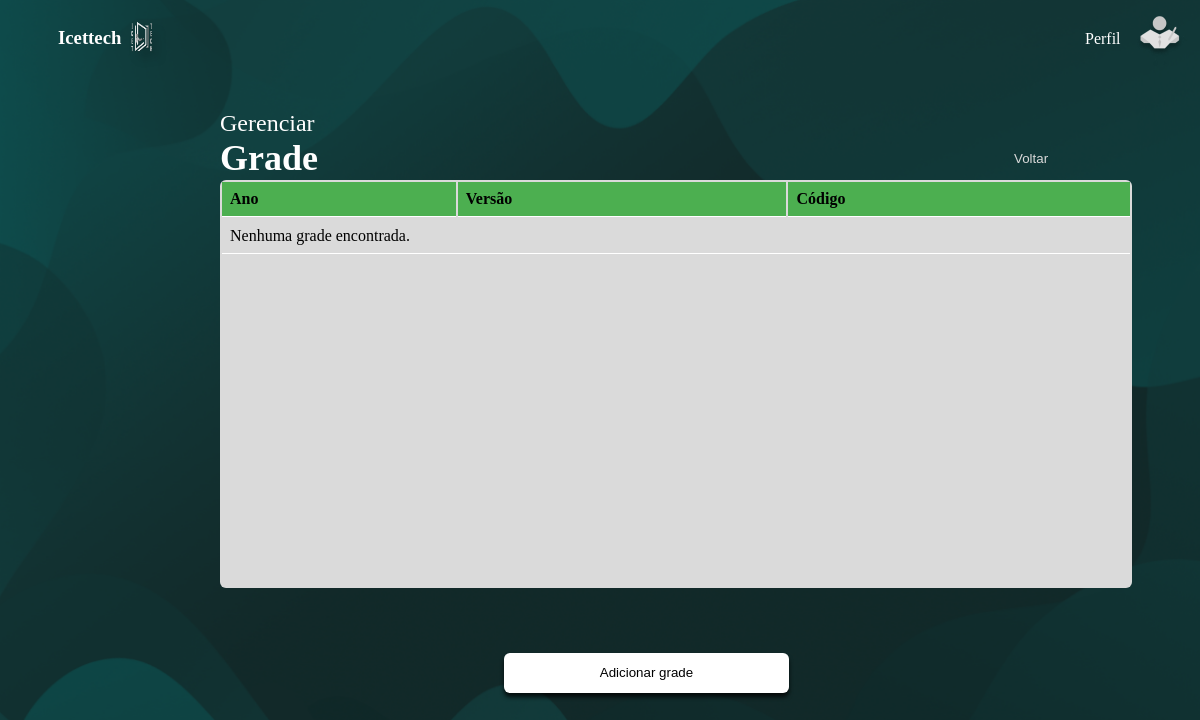
The page /gerenciamento/grade/ on the database as committed earlier.
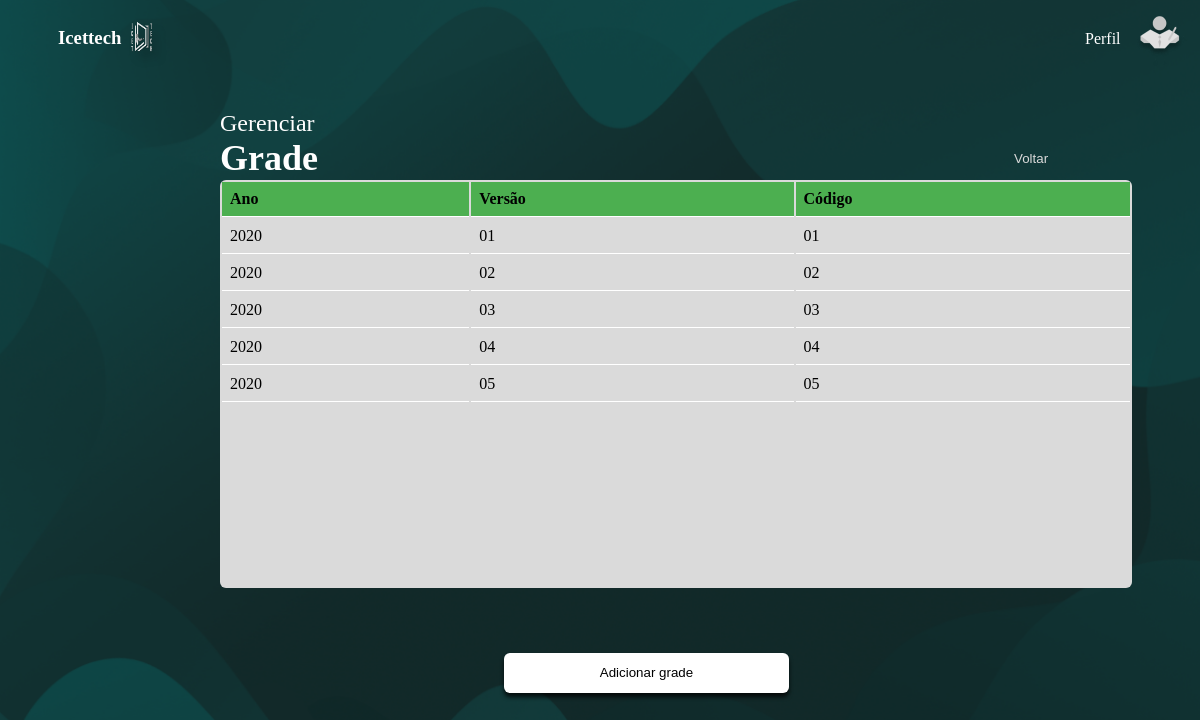
The same page on the database as committed later.
### Grade/models.py (models this page shows, shortened)
class Grade(models.Model):
    id_grade = models.AutoField(primary_key=True)
    ano = models.IntegerField(null=False)
    versao = models.CharField(max_length=12)
    codigo = models.CharField(max_length=6)
    curso = models.ForeignKey(Curso, on_delete=models.CASCADE)

### Administrador/views.py (the view)
# urls.py: path('gerenciamento/grade/', gerennciamento.gerenciamentograde, name='gerenciamentograde'),
    def gerenciamentograde(request):
        grade = Grade.objects.all()
        return render(request, 'G_grade.html', {'grade': grade})

### Administrador/templates/G_grade.html (shortened to what this page needs)
{% load static %}
<!DOCTYPE html>
<html lang="en">
  <head>
    <link rel="stylesheet" href="{% static 'css/gerenciargrad.css' %}" />
  </head>
  <body>
    <header class="header-conteiner">
      <div class="header-left">
        <h3 class="nomeLogo">Icettech</h3>
        <img
          class="logotipo2"
          src="{% static 'imagens/LogoicettechPB.png' %}"
          alt=""
        />
      </div>
    </header>
    <nav class="navegação">
      <div class="links">
        <p>Perfil</p>
        <a href="{% url 'perfil' %}"
          ><img src="{% static 'imagens/Iconesprofessor2.png' %}" alt=""
        /></a>
      </div>
    </nav>
    <section>
      <div class="title">
        <p>Gerenciar</p>
        <h1>Grade</h1>
      </div>
      <div class="conteiner">
        <div class= "table-wrapper">
          <table>
            <tbody id="tbody">
              <tr>
                <th>Ano</th>
                <th>Versão</th>
                <th>Código</th>
              </tr>
                {% for grade in grade %}
              <tr>
                  <td>{{ grade.ano }}</td>
                  <td>{{ grade.versao }}</td>
                  <td>{{ grade.codigo }}</td>
              </tr>
                {% empty %}
              <tr>
                  <td colspan="3">Nenhuma grade encontrada.</td>
              </tr>
                {% endfor %}
            </tbody>
          </table>
        </div>
      </div>
      <div>
        <button class="button_back" onclick="voltar()">Voltar</button>
      </div>
    </section>
    <div class="button-Ad">
      <a href="{% url 'cadastrargrade' %}"><button>Adicionar grade</button></a>
    </div>
  </body>
</html>

### static/css/gerenciargrad.css (style rules this page uses)
body { background-image: url(../imagens/Background2.png); background-repeat: no-repeat; background-size: 100vw 100%; height: 100vh; overflow-y: hidden; font-style: normal; }
.logotipo2 { position: absolute; width: 24px; height: 34px; left: 130px; top: 20px; filter: drop-shadow(6px 8px 4px rgba(0, 0, 0, 0.25)); border-radius: 1px; }
.header-left { display: flex; align-items: center; }
.navegação { display: flex; position: absolute; left: 90%; top: 1px; }
.links p, .links a { display: inline-block; vertical-align: middle; margin: 0; color: white; }
.links { margin: 5px; color: white; cursor: pointer; }
.nomeLogo { margin-left: 50px; color: white; }
.title { position: absolute; font-size: 24px; margin-bottom: 20px; color: white; left: 160px; top: 110px; }
.title p, .title h1 { margin: 0; }
.title { position: absolute; font-size: 24px; margin-bottom: 20px; color: white; left: 220px; top: 110px; }
.conteiner { position: absolute; top: 180px; left: 220px; box-sizing: border-box; width: 76%; height: 50%; background-color: #dadada; border: 1px; border-radius: 6px; }
.button_back { position: absolute; left: 84%; top: 150px; background-color: transparent; border: none; color: #dadada; cursor: pointer; }
.button-Ad { position: absolute; top: 80%; left: 42%; }
.button-Ad button { background: white; box-shadow: 0px 4px 4px rgba(0, 0, 0, 0.76); border-radius: 6px; border: none; width: 285px; height: 40px; }
table { width: 100%; }
th, td { padding: 8px; text-align: left; border-bottom: 1px solid white; }
th { background-color: #4caf50; }
.table-wrapper { max-height: 100%; overflow-y: auto; }
.table-wrapper table { width: 100%; }

Rows that differ between the two databases and show on the page:
added Grade: ano "2020", versao "01", codigo "01"
added Grade: ano "2020", versao "02", codigo "02"
added Grade: ano "2020", versao "03", codigo "03"
added Grade: ano "2020", versao "04", codigo "04"
added Grade: ano "2020", versao "05", codigo "05"
Other text that changed with them:
text no longer shown: "Nenhuma grade encontrada."
